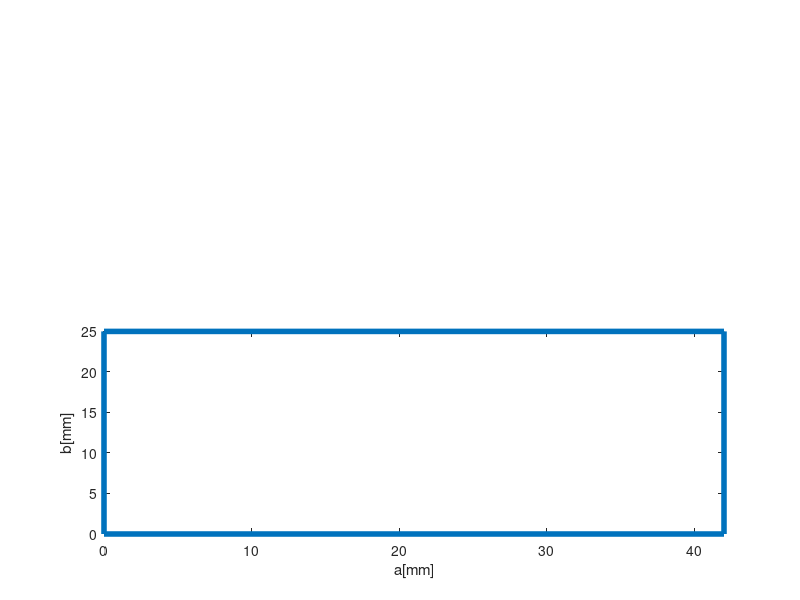
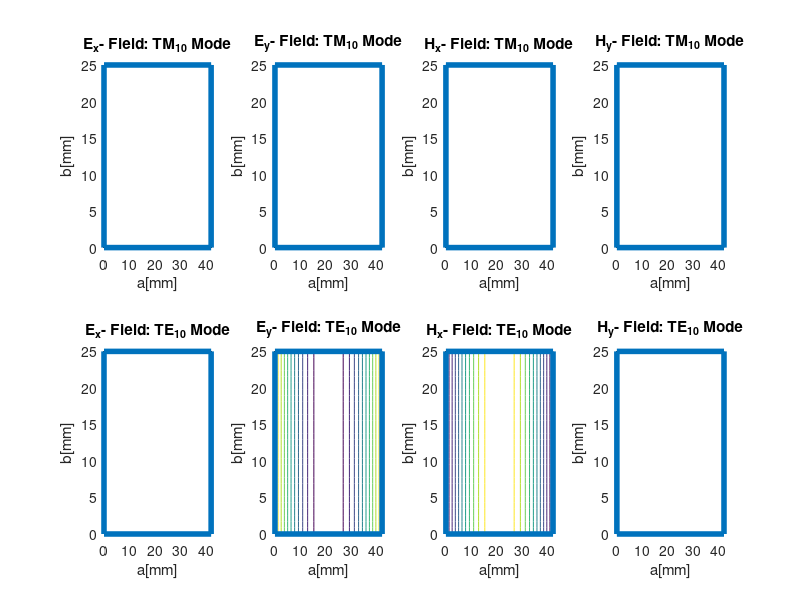
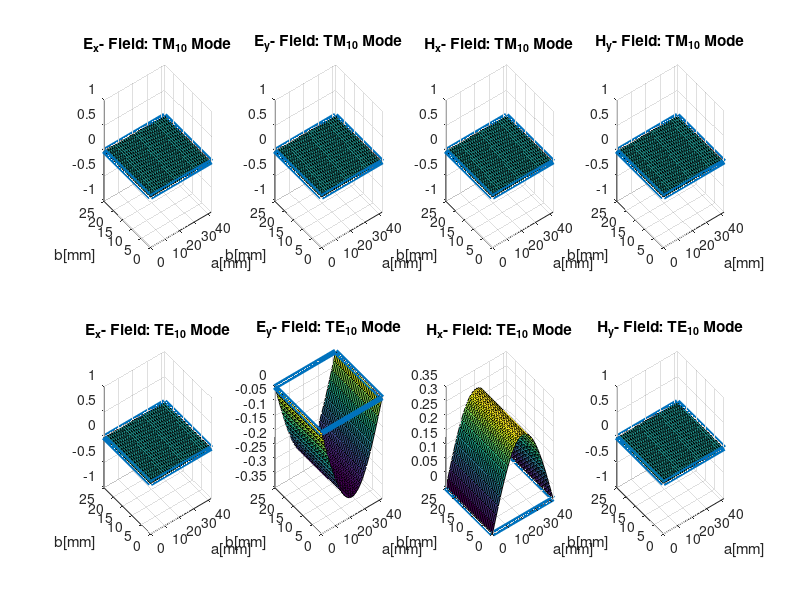

These charts were generated, in order, by the following MATLAB code:
close all;clear all;clc
velLight = 300;
a     = 42;
b     = 25;
m     = 1;
n     = 0;
eps_m = 1 * ( m == 0 ) + 2 * ( m > 0 );
eps_n = 1 * ( n == 0 ) + 2 * ( n > 0 );
x     = linspace(0,a,32);
y     = linspace(0,b,30);
[x,y] = meshgrid(x,y);

kt    = sqrt( ( m * pi /a )^2 + ( n * pi /b )^2 );
fc    = kt / ( 2 * pi) * velLight
c_m_n   = sqrt( m^2 * b/a + n^2 * a/b );

%-- For TM Modes
phi_m_n = 2/sqrt( a * b ) * ( sin( m * pi * x / a ) .* sin( n * pi * y / b ) );

ex_TM   = - ( 2 / a ) * ( m / c_m_n ) * cos( m * pi * x / a ) .* sin( n * pi * y / b );
ey_TM   = - ( 2 / b ) * ( n / c_m_n ) * sin( m * pi * x / a ) .* cos( n * pi * y / b );

hx_TM   =  ( 2 * n ) / ( b * c_m_n ) * sin( m * pi * x / a ) .* cos( n * pi * y / b );
hy_TM   = -( 2 * m ) / ( a * c_m_n ) * cos( m * pi * x / a ) .* sin( n * pi * y / b );

%-- For TE Modes
psi_m_n = ( sqrt( ( eps_m * eps_n ) / ( a * b ) ) ) * ( cos( m * pi * x / a ) .* cos( n * pi * y / b ) );

ex_TE   =   sqrt( ( eps_m * eps_n ) / b  ) * ( n / c_m_n ) * cos( m * pi * x / a ) .* sin( n * pi * y / b );
ey_TE   = - sqrt( ( eps_m * eps_n ) / a  ) * ( m / c_m_n ) * sin( m * pi * x / a ) .* cos( n * pi * y / b );

hx_TE   =   sqrt( ( eps_m * eps_n ) / a  ) * ( m / c_m_n ) * sin( m * pi * x / a ) .* cos( n * pi * y / b );
hy_TE   = - sqrt( ( eps_m * eps_n ) / b  ) * ( n / c_m_n ) * cos( m * pi * x / a ) .* sin( n * pi * y / b );

%-- quiver Plot
figure
subplot(1,2,1)
quiver(x,y,ex_TM,ey_TM,'-');hold on;
quiver(x,y,hx_TM,hy_TM,':');hold on;axis equal
legend('E','H');title(['TM_{' num2str(m) num2str(n) '} Mode']);
subplot(2,1,1),plot([0 a a 0 0],[0 0 b b 0],'LineWidth',4),
xlim([0 a]);ylim([0 b]);xlabel('a[mm]');ylabel('b[mm]');

subplot(1,2,2)
quiver(x,y,ex_TE,ey_TE,'-'); hold on;
quiver(x,y,hx_TE,hy_TE,':'); hold on;axis equal
legend('E','H');title(['TE_{' num2str(m) num2str(n) '} Mode']);
subplot(2,1,2),plot([0 a a 0 0],[0 0 b b 0],'LineWidth',4),
xlim([0 a]);ylim([0 b]);xlabel('a[mm]');ylabel('b[mm]');

%set(gcf,'Units','Normalized','Position',[0 0 1 1 ]);

%-- contour Plot
figure
subplot(2,4,1),contour(x,y,ex_TM,'-');hold on;plot([0 a a 0 0],[0 0 b b 0],'LineWidth',4),xlim([0 a]);ylim([0 b]);xlabel('a[mm]');ylabel('b[mm]');title(['E_x- Field: TM_{' num2str(m) num2str(n) '} Mode']);
subplot(2,4,2),contour(x,y,ey_TM,'-');hold on;plot([0 a a 0 0],[0 0 b b 0],'LineWidth',4),xlim([0 a]);ylim([0 b]);xlabel('a[mm]');ylabel('b[mm]');title(['E_y- Field: TM_{' num2str(m) num2str(n) '} Mode']);
subplot(2,4,3),contour(x,y,hx_TM,'-');hold on;plot([0 a a 0 0],[0 0 b b 0],'LineWidth',4),xlim([0 a]);ylim([0 b]);xlabel('a[mm]');ylabel('b[mm]');title(['H_x- Field: TM_{' num2str(m) num2str(n) '} Mode']);
subplot(2,4,4),contour(x,y,hy_TM,'-');hold on;plot([0 a a 0 0],[0 0 b b 0],'LineWidth',4),xlim([0 a]);ylim([0 b]);xlabel('a[mm]');ylabel('b[mm]');title(['H_y- Field: TM_{' num2str(m) num2str(n) '} Mode']);

subplot(2,4,5),contour(x,y,ex_TE,'-');hold on;plot([0 a a 0 0],[0 0 b b 0],'LineWidth',4),xlim([0 a]);ylim([0 b]);xlabel('a[mm]');ylabel('b[mm]');title(['E_x- Field: TE_{' num2str(m) num2str(n) '} Mode']);
subplot(2,4,6),contour(x,y,ey_TE,'-');hold on;plot([0 a a 0 0],[0 0 b b 0],'LineWidth',4),xlim([0 a]);ylim([0 b]);xlabel('a[mm]');ylabel('b[mm]');title(['E_y- Field: TE_{' num2str(m) num2str(n) '} Mode']);
subplot(2,4,7),contour(x,y,hx_TE,'-');hold on;plot([0 a a 0 0],[0 0 b b 0],'LineWidth',4),xlim([0 a]);ylim([0 b]);xlabel('a[mm]');ylabel('b[mm]');title(['H_x- Field: TE_{' num2str(m) num2str(n) '} Mode']);
subplot(2,4,8),contour(x,y,hy_TE,'-');hold on;plot([0 a a 0 0],[0 0 b b 0],'LineWidth',4),xlim([0 a]);ylim([0 b]);xlabel('a[mm]');ylabel('b[mm]');title(['H_y- Field: TE_{' num2str(m) num2str(n) '} Mode']);
%set(gcf,'Units','Normalized','Position',[0 0 1 1 ]);

%-- surf Plot
figure
subplot(2,4,1),surf(x,y,ex_TM);hold on;plot([0 a a 0 0],[0 0 b b 0],'LineWidth',4),xlim([0 a]);ylim([0 b]);xlabel('a[mm]');ylabel('b[mm]');title(['E_x- Field: TM_{' num2str(m) num2str(n) '} Mode']);
subplot(2,4,2),surf(x,y,ey_TM);hold on;plot([0 a a 0 0],[0 0 b b 0],'LineWidth',4),xlim([0 a]);ylim([0 b]);xlabel('a[mm]');ylabel('b[mm]');title(['E_y- Field: TM_{' num2str(m) num2str(n) '} Mode']);
subplot(2,4,3),surf(x,y,hx_TM);hold on;plot([0 a a 0 0],[0 0 b b 0],'LineWidth',4),xlim([0 a]);ylim([0 b]);xlabel('a[mm]');ylabel('b[mm]');title(['H_x- Field: TM_{' num2str(m) num2str(n) '} Mode']);
subplot(2,4,4),surf(x,y,hy_TM);hold on;plot([0 a a 0 0],[0 0 b b 0],'LineWidth',4),xlim([0 a]);ylim([0 b]);xlabel('a[mm]');ylabel('b[mm]');title(['H_y- Field: TM_{' num2str(m) num2str(n) '} Mode']);

subplot(2,4,5),surf(x,y,ex_TE);hold on;plot([0 a a 0 0],[0 0 b b 0],'LineWidth',4),xlim([0 a]);ylim([0 b]);xlabel('a[mm]');ylabel('b[mm]');title(['E_x- Field: TE_{' num2str(m) num2str(n) '} Mode']);
subplot(2,4,6),surf(x,y,ey_TE);hold on;plot([0 a a 0 0],[0 0 b b 0],'LineWidth',4),xlim([0 a]);ylim([0 b]);xlabel('a[mm]');ylabel('b[mm]');title(['E_y- Field: TE_{' num2str(m) num2str(n) '} Mode']);
subplot(2,4,7),surf(x,y,hx_TE);hold on;plot([0 a a 0 0],[0 0 b b 0],'LineWidth',4),xlim([0 a]);ylim([0 b]);xlabel('a[mm]');ylabel('b[mm]');title(['H_x- Field: TE_{' num2str(m) num2str(n) '} Mode']);
subplot(2,4,8),surf(x,y,hy_TE);hold on;plot([0 a a 0 0],[0 0 b b 0],'LineWidth',4),xlim([0 a]);ylim([0 b]);xlabel('a[mm]');ylabel('b[mm]');title(['H_y- Field: TE_{' num2str(m) num2str(n) '} Mode']);
%set(gcf,'Units','Normalized','Position',[0 0 1 1 ]);
